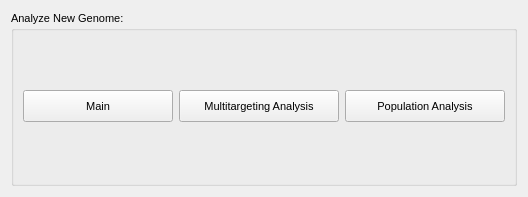
<?xml version="1.0" encoding="UTF-8"?>
<ui version="4.0">
 <class>Form</class>
 <widget class="QWidget" name="Form">
  <property name="geometry">
   <rect>
    <x>0</x>
    <y>0</y>
    <width>530</width>
    <height>193</height>
   </rect>
  </property>
  <property name="font">
   <font>
    <family>Arial</family>
    <pointsize>8</pointsize>
    <weight>50</weight>
    <italic>false</italic>
    <bold>false</bold>
   </font>
  </property>
  <property name="windowTitle">
   <string/>
  </property>
  <property name="styleSheet">
   <string notr="true"/>
  </property>
  <layout class="QGridLayout" name="gridLayout">
   <property name="sizeConstraint">
    <enum>QLayout::SetFixedSize</enum>
   </property>
   <item row="0" column="0">
    <widget class="QGroupBox" name="groupBox">
     <property name="minimumSize">
      <size>
       <width>506</width>
       <height>175</height>
      </size>
     </property>
     <property name="toolTip">
      <string>&lt;html&gt;&lt;head/&gt;&lt;body&gt;&lt;p&gt;Select an analysis option or close this window to analyze more genomes.&lt;/p&gt;&lt;/body&gt;&lt;/html&gt;</string>
     </property>
     <property name="title">
      <string>Analyze New Genome:</string>
     </property>
     <layout class="QGridLayout" name="gridLayout_3">
      <item row="0" column="0">
       <widget class="QPushButton" name="goToMain">
        <property name="sizePolicy">
         <sizepolicy hsizetype="Maximum" vsizetype="Maximum">
          <horstretch>120</horstretch>
          <verstretch>120</verstretch>
         </sizepolicy>
        </property>
        <property name="minimumSize">
         <size>
          <width>150</width>
          <height>0</height>
         </size>
        </property>
        <property name="maximumSize">
         <size>
          <width>16777215</width>
          <height>32</height>
         </size>
        </property>
        <property name="text">
         <string>Main</string>
        </property>
       </widget>
      </item>
      <item row="0" column="1">
       <widget class="QPushButton" name="goToMT">
        <property name="sizePolicy">
         <sizepolicy hsizetype="Maximum" vsizetype="Maximum">
          <horstretch>0</horstretch>
          <verstretch>0</verstretch>
         </sizepolicy>
        </property>
        <property name="maximumSize">
         <size>
          <width>12341234</width>
          <height>32</height>
         </size>
        </property>
        <property name="text">
         <string>Multitargeting Analysis</string>
        </property>
       </widget>
      </item>
      <item row="0" column="2">
       <widget class="QPushButton" name="goToPop">
        <property name="sizePolicy">
         <sizepolicy hsizetype="Maximum" vsizetype="Maximum">
          <horstretch>0</horstretch>
          <verstretch>0</verstretch>
         </sizepolicy>
        </property>
        <property name="maximumSize">
         <size>
          <width>12341234</width>
          <height>32</height>
         </size>
        </property>
        <property name="text">
         <string>Population Analysis</string>
        </property>
       </widget>
      </item>
     </layout>
    </widget>
   </item>
  </layout>
 </widget>
 <resources/>
 <connections/>
</ui>
